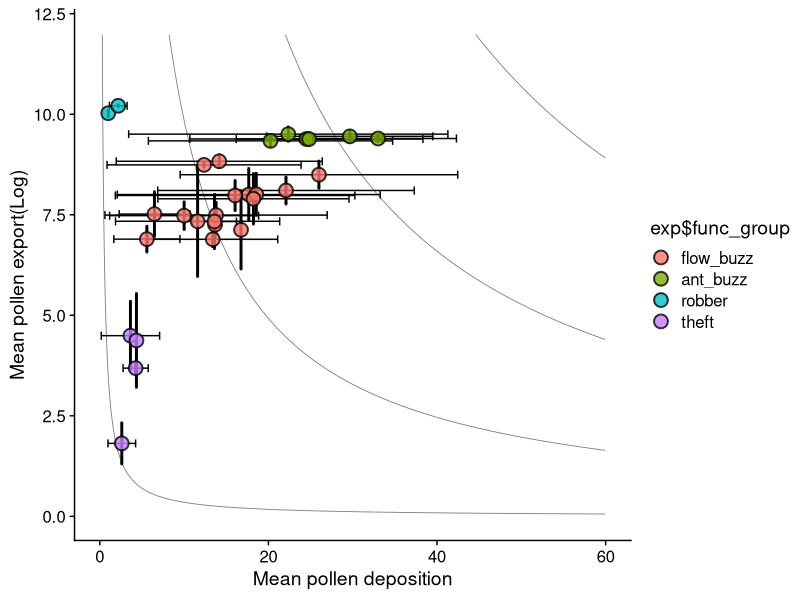

Generate this figure with R:
library("cowplot")
library("ggplot2")
library(dplyr)

efic = read.csv2("1.RawData/dados_obs_grupos.csv", header = TRUE) #dados 
q1<-efic$polen_depo
q2<-log(efic$polen_expor)    
label<-efic$func_group
myxlab="Pollen deposition"
myylab="Pollen exportation (log)"

### General elements ###
    
    d <- data.frame(x = q1, y = q2, label = label)  
    
    effplot <- 
        ggplot(data = d, aes(x, y)) + 
        theme_bw() +
        labs(x = myxlab, y = myylab) +
        theme(legend.title = element_blank())
    
    
    
    ##### Plotting contour lines ####
    q1.error <- sd(q1)
    q2.error <- sd(q2)
        
    ## Define lower and upper bounds ##
        x.lower <- ifelse(is.null(q1.error), 0, min(0, q1 - q1.error, na.rm = TRUE))
        x.upper <- ifelse(is.null(q1.error), max(q1), max(q1, q1 + q1.error, na.rm = TRUE))
        y.lower <- ifelse(is.null(q2.error), 0, min(0, q2 - q2.error, na.rm = TRUE))
        y.upper <- ifelse(is.null(q2.error), max(q2), max(q2, q2 + q2.error, na.rm = TRUE))
        
        ## Calculate values ##
        df <- expand.grid(x = seq(x.lower - 0.05*x.lower, x.upper + 0.05*x.upper, length.out = 500),
                          y = seq(y.lower - 0.05*y.lower, y.upper + 0.05*y.upper, length.out = 500))
        df$z <- df$x * df$y
        
        ## Define line breaks ##
        ## other alternatives, see ?classIntervals
lines.breaks = "quantile"
nlines = 4

        lbreaks <- classInt::classIntervals(df$z, n = nlines + 1, 
                                                style = lines.breaks)$brks
 
        #### Preparing curve labels ####
            
        brk <- lbreaks[-c(1, length(lbreaks))]
        xlabel <- rep(max(df$x) + 0.05*max(df$x), times = length(brk))
        ylabel <- brk/xlabel
        
        # trying pretty labels:
        lines.labels <- ifelse(brk > 10, as.character(round(brk)), 
                                   as.character(signif(brk, digits = 2)))
        xy.labels <- data.frame(x = xlabel, y = ylabel, label = lines.labels)
        xy.labels <- subset(xy.labels, y > y.lower)
        
        lines.color = "grey50"      
        
        ### Add lines to plot ###
        effplot <- effplot +
            geom_contour(aes(x, y, z = z), data = df, colour = lines.color, 
                         breaks = lbreaks, linewidth  = 0.3) + 
            geom_text(aes(x, y, label = label), data = xy.labels)
        
    ### Draw points ###
    pts.size = 2
    pts.shape = NULL
    pts.color = NULL
   
    exp = aggregate(efic$polen_depo, list(efic$bee_sp), FUN=mean)
    sd_depo = aggregate(efic$polen_depo, list(efic$bee_sp), FUN=sd)
    exp$sd_depo<-sd_depo$x
    colnames(exp)<-c("bee_sp", "mean_depo", "sd_depo")
    
    mean_exp_log<-aggregate(log(efic$polen_expor), list(efic$bee_sp), FUN=mean)
    sd_exp_log<-aggregate(log(efic$polen_expor), list(efic$bee_sp), FUN=sd)
    
    exp$mean_exp_log<-mean_exp_log$x
    exp$sd_exp_log<-sd_exp_log$x
    #unique(efic$bee_sp)
    
   
    efic_unique <- efic |>
        distinct(bee_sp, .keep_all = TRUE)
    
    comb <- left_join(exp, efic_unique, by = "bee_sp")
    exp$func_group<-comb$func_group
    exp$func_group<-as.factor(exp$func_group)
    levels(exp$func_group)<-c("flow_buzz", "ant_buzz", "robber", "theft")
    
    #length(exp$mean_exp_log)
      
        effplot + 
        geom_errorbar(aes(x=mean_depo, y=mean_exp_log, ymin=mean_exp_log-sd_exp_log, ymax=mean_exp_log+sd_exp_log), color="black", width=.3, linewidth=1, data=exp)+
        geom_errorbarh(aes( y=mean_exp_log, x=mean_depo, xmin = mean_depo - sd_depo, xmax = mean_depo + sd_depo), height = 0.2, color="black",data=exp)+
        scale_colour_manual(values=c("#e72881","#ac00e8", "#1f8b7f", "#c85d00")) +
        geom_point(aes(x=mean_depo, y=mean_exp_log, fill=exp$func_group, colour=exp$func_group),
                   alpha=0.8,
                   color = "black",
                   stroke = 1,
                   shape = 21,
                   size = 4,
                   data=exp)+xlim(0, 60)+ylim(0, 12)+
        labs(x="Mean pollen deposition", y = "Mean pollen export(Log)")+
        theme(text = element_text(size = 16)) + theme(axis.text.x=element_text(hjust = 1))+ theme(axis.title = element_text(size = 15))+theme(axis.text.x = element_text(size = 12))+theme_cowplot()
        #+ geom_text_repel(aes(x=mean_depo, y=mean_exp_log), size = label.size, label = exp$func_group, data = exp, nudge_y = 0.5, segment.size = 0.2, segment.alpha = 0.75)
